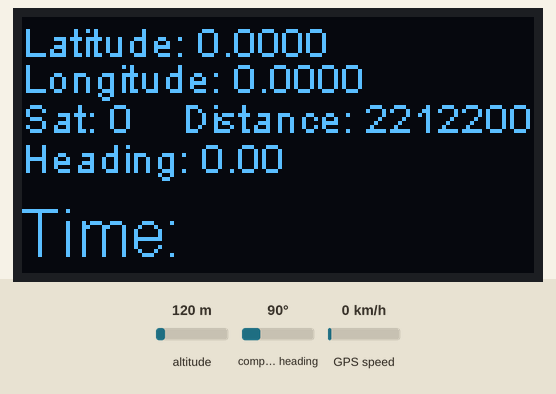
Simulated run of this sketch. Board: ESP32. Parts: 128×64 one-colour display. The inputs (shaded band) are chosen by the test bench; at power-on: compass heading 90°, altitude 120 m, GPS speed 0 km/h. The GPS gets a fix after 3 s at 37.7749, -122.4194 with 8 satellites; the modem accepts every AT command (registered, SIM ready, sends succeed) and sends nothing else; what the sketch prints to the serial monitor is not drawn.

Above: at 1.8 s.
1.9 s: compass heading set to 7°
At 14.2 s:
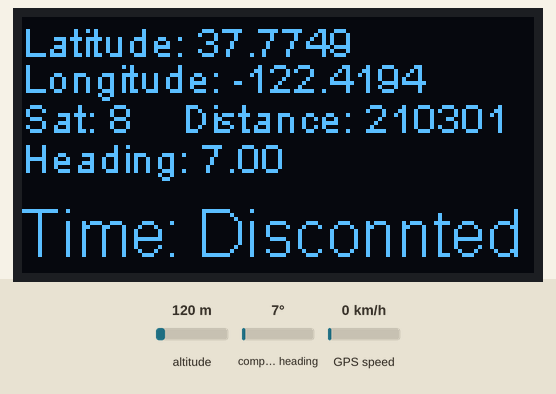
14.5 s: compass heading set to 90°
At 27.1 s:
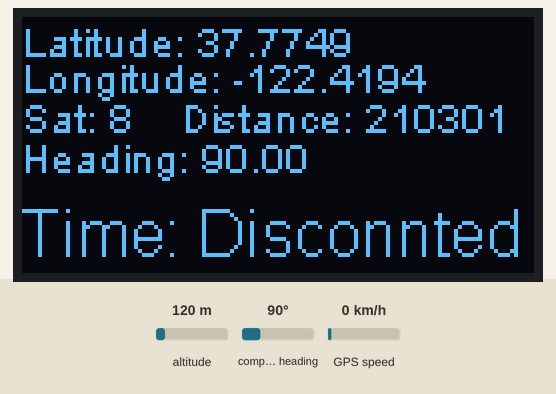
27.6 s: compass heading set to 180°
At 40.0 s:
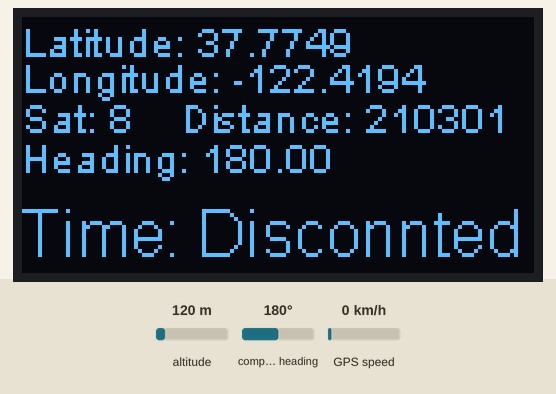
Timing chart, 0 to 41.5 s (numbered marks = the images above; inputs shaded):
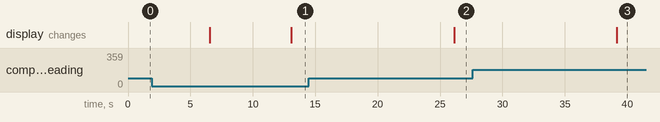

Measured:
- after the input at 14.5 s, the display: changes after 11.6 s (image 2)
- after the input at 27.6 s, the display: changes after 11.6 s (image 3)

The sketch:

Lora_GPS_Wemos_ESP32_Oled.ino
```cpp
/*Set following parameter in lora module using USB to TTL convertor
AT+IPR=115200
AT+ADDRESS=2
AT+NETWORKID=5
AT+MODE=0
AT+BAND=915000000
AT+PARAMETER=12,7,1,4
*/


#include <Wire.h>  // Only needed for Arduino 1.6.5 and earlier
#include "SSD1306Wire.h" // legacy include: `#include "SSD1306.h"`
#include <TinyGPS++.h>                                  // Tiny GPS Plus Library

#define SERIAL1_RXPIN 12 //to GPS TX
#define SERIAL1_TXPIN 13 //to GPS RX

#define SERIAL2_RXPIN 2 //to Lora TX
#define SERIAL2_TXPIN 14 // to Lora RX

HardwareSerial Serial1(1);
HardwareSerial Serial2(2);
const float Home_LAT = 33.205288;                      // Your Home Latitude
const float Home_LNG =  -96.951125;                     // Your Home Longitude
int incomingByte;
TinyGPSPlus gps;                                        // Create an Instance of the TinyGPS++ object called gps
String loraResponse;
boolean responsePending;
unsigned long currentTime;
unsigned long loopTime;

SSD1306Wire  display(0x3c, 5, 4);
int counter=0;
void setup() {
  Serial.begin(115200);
  Serial1.begin(9600, SERIAL_8N1, SERIAL1_RXPIN, SERIAL1_TXPIN); // GPS com
  Serial2.begin(115200, SERIAL_8N1, SERIAL2_RXPIN, SERIAL2_TXPIN); // Lora com

  // Initialising the UI will init the display too.
  display.init();
  display.flipScreenVertically();
  display.setFont(ArialMT_Plain_10);
}


void loop() {

  // clear the display
   display.clear();
   //drawFontFaceDemo();

   display.setTextAlignment(TEXT_ALIGN_LEFT);

   /* Latitude */
   display.setFont(ArialMT_Plain_10);
   display.drawString(0, 0, "Latitude: " + String(gps.location.lat(),4));

   /* Longitude */
   display.setFont(ArialMT_Plain_10);
   display.drawString(0, 9, "Longitude: " + String(gps.location.lng(),4));

   /* Satellites */
   display.setFont(ArialMT_Plain_10);
   display.drawString(0, 19, "Sat: " + String(gps.satellites.value()));

   /* Distance */
   display.setFont(ArialMT_Plain_10);
   //display.drawString(40, 19, "Sp: " + String(gps.speed.mph()));
   unsigned long distanceKmToHomw =
   (unsigned long)TinyGPSPlus::distanceBetween(
     gps.location.lat(),
     gps.location.lng(),
     Home_LAT,
     Home_LNG) / 1000;
    display.drawString(40, 19, "Distance: " + String(distanceKmToHomw,4));

    /* Heading*/
   display.setFont(ArialMT_Plain_10);
   display.drawString(0, 29, "Heading: " + String(gps.course.deg()));

   //display.setFont(ArialMT_Plain_10);
   //display.drawString(0, 39, "Elevation: " + String(gps.altitude.feet()));

   String timestr = String(gps.time.hour()) + ":" + String(gps.time.minute())+ ":" + String(gps.time.second());
   display.setFont(ArialMT_Plain_16);
   //display.drawString(0, 49, "Time UTC: " + timestr);
   display.drawString(0, 45, "Time: " + getPayload(loraResponse));
    //Serial.println(timestr);
  // write the buffer to the display
  display.display();
  counter++;
  delay(1000);
  smartDelay(500);


  //@@@@@@@@@@@@@@@@@@@@@@@@@@@@@@@@@@@@@@@@@@@@@@@
  //end message to lora module anf get response

  Serial.println("Sending lora message...");
  Serial2.print("AT+SEND=1," + String(timestr.length())+ "," + timestr + "\r\n");
  responsePending = true;
  currentTime = millis();
  while(responsePending){
    loopTime = millis(); //5 sec wait for lora response
      if(Serial2.available()>0){
          loraResponse = Serial2.readString();
            if(loraResponse.startsWith("+RCV")  ){
              Serial.println("Got response data...");
              Serial.println(loraResponse);
              responsePending = false;
              break;
            }
      }
      if(loopTime>=currentTime+5000){loraResponse ="Disconnted";break;} //bailout if no response from lora
      delay(20);
  }
  //@@@@@@@@@@@@@@@@@@@@@@@@@@@@@@@@@@@@@@@@@@@@@@@
}

static void smartDelay(unsigned long ms)                // This custom version of delay() ensures that the gps object is being "fed".
{
  unsigned long start = millis();
  do
  {
    while (Serial1.available())

      gps.encode(Serial1.read());
  } while (millis() - start < ms);
}


String getPayload(String data){
  int lastCommaIndex = data.lastIndexOf(',');
  data.remove(lastCommaIndex );
  lastCommaIndex = data.lastIndexOf(',');
  data.remove(lastCommaIndex );
  lastCommaIndex = data.lastIndexOf(',');
  String payload = data.substring(lastCommaIndex+1);
  return payload ;
}
```
